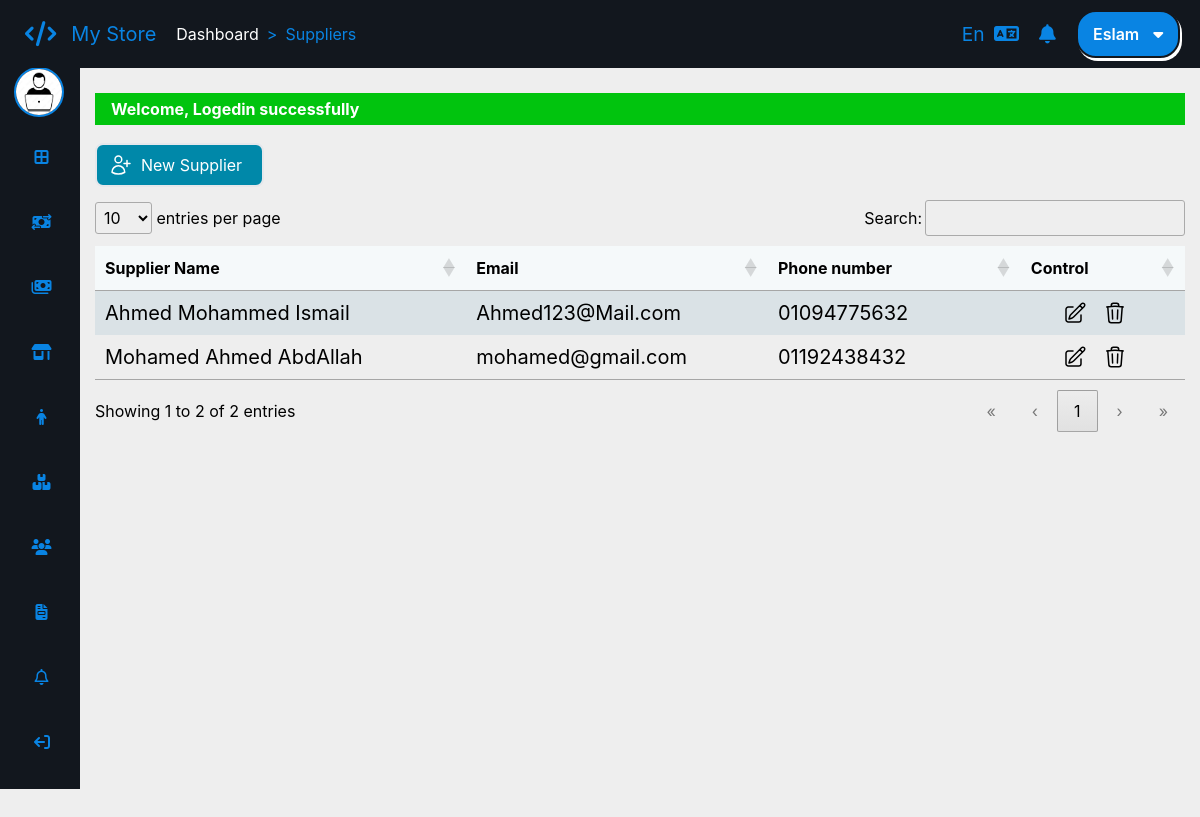
The page /suppliers/default (signed in) on the database its author committed.
### tables this page shows
CREATE TABLE `app_suppliers` (
  `SupplierId` int(10) UNSIGNED NOT NULL,
  `Name` varchar(40) NOT NULL,
  `NameAr` varchar(40) NOT NULL,
  `PhoneNumber` varchar(15) NOT NULL,
  `Email` varchar(40) NOT NULL,
  `Address` varchar(50) NOT NULL,
  `AddressAr` varchar(50) NOT NULL
);

### app/controllers/abstractcontroller.php (called while the page is built, shortened)
<?php
class AbstractController
{
    protected $_controller;
    protected $_action;
    protected $_data = [];
    protected $_template;
    protected $_registry;
    public function setRegistry($registry)
    {
        $this->_registry = $registry;
    }
    public function setController($controller)
    {
        $this->_controller = $controller;
    }
    public function setAction($action)
    {
        $this->_action = $action;
    }
    public function setTemplate($template)
    {
        $this->_template = $template;
    }
    protected function _view()
    {
        $view = VIEWS_PATH . $this->_controller . DS . $this->_action . '.view.php';
        $this->language->getDictionary();
        $this->_data = array_merge($this->_data, $this->language->getDictionary());
        $this->_template->setRegistry($this->_registry);
        $this->_template->setActionViewFile($view);
        $this->_template->setAppData($this->_data);
        $this->_template->renderApp();
    }
}

### app/controllers/supplierscontroller.php (called while the page is built, shortened)
<?php
class SuppliersController extends AbstractController
{
    public function defaultAction()
    {
        $this->_data['suppliers'] = SuppliersModel::getAll();
        $this->_view();
    }
}

### app/lib/frontcontroller.php (called while the page is built, shortened)
<?php
class FrontController
{
    private $_controller = 'index';
    private $_action = 'default';
    private $_params = array();
    private $_template;
    private $_registry;
    public function __construct(Template $template, Registry $registry, Authentication $auth)
    {
        $this->_template = $template;
        $this->_registry = $registry;
    }
    private function _parseUrl()
    {
        $url = explode("/", trim(parse_url($_SERVER['REQUEST_URI'], PHP_URL_PATH), '/'), 3);
        if (isset($url[0]) && $url[0] != '') {
            $this->_controller = $url[0];
        }
        if (isset($url[1]) && $url[1] != '') {
            $this->_action = $url[1];
        }
    }
    public function dispatch()
    {
        $actionName = $this->_action . 'Action';
        $controller = new $controllerClassName();
        $controller->setController($this->_controller);
        $controller->setAction($this->_action);
        $controller->setParams($this->_params);
        $controller->setTemplate($this->_template);
        $controller->setRegistry($this->_registry);
        $controller->$actionName();
    }
}

### public/index.php (called while the page is built, shortened)
<?php
require_once ".." . DIRECTORY_SEPARATOR . "app" . DIRECTORY_SEPARATOR . "lib" . DIRECTORY_SEPARATOR . "database" . DIRECTORY_SEPARATOR . "pdodatabase.php";
$session = new SessionManager();
$session->start();
$template_parts = require_once '..' . DS . 'app' . DS . 'config' . DS . 'templateconfig.php';
$template = new Template($template_parts);
$language = new Language();
$messgenger = Messenger::getInstance($session);
$authentication = Authentication::getInstance($session);
$notification = Notification::getInstance();
$registry = Registry::getInstance();
$registry->session = $session;
$registry->language = $language;
$registry->messenger = $messgenger;
$registry->notification = $notification;
$front = new FrontController($template, $registry, $authentication);
$front->dispatch();

### app/lib/sessionmanager.php (called while the page is built, shortened)
<?php
class SessionManager extends \SessionHandler
{
    public function __get($name)
    {
        return  false !== $_SESSION[$name] ? $_SESSION[$name] : false;
    }
}

### app/models/suppliersmodel.php (called while the page is built, shortened)
<?php
class SuppliersModel extends AbstractModel
{
    public function __get($prop)
    {
        return $this->$prop;
    }
}

### app/lib/database/databasehandler.php (called while the page is built, shortened)
<?php
abstract class DatabaseHandler
{
    public static function factory()
    {
        $driver = DATABASE_CONN_DRIVER;
        if ($driver === self::DATABASE_DRIVER_PDO) {
            return PDOabsHandler::getInstance();
        } elseif ($driver === self::DATABASE_DRIVER_MYSQLI) {
            return MYSQLIabsHandler::getInstance();
        }
    }
}

### app/lib/database/pdodatabase.php (called while the page is built, shortened)
<?php
class PDOabsHandler extends DatabaseHandler
{
    private static $_instance;
    private static $_handler;
    public function __call($name, $arguments)
    {
        return call_user_func_array([&self::$_handler, $name], $arguments);
    }
    protected static function ini()
    {
        try {
            self::$_handler = new \PDO('mysql://hostname=' . DATABASE_HOST_NAME . ";dbname=" . DATABASE_DB_NAME, DATABASE_USER_NAME, DATABASE_PASSWORD, [
                \PDO::MYSQL_ATTR_INIT_COMMAND => "SET NAMES UTF8",
                \PDO::ATTR_ERRMODE => \PDO::ERRMODE_EXCEPTION
            ]);
        } catch (\PDOException $exception) {
            echo $exception->getMessage();
        }
    }
    public static function getInstance()
    {
        if(self::$_instance === null) {
            self::$_instance = new self();
        }
        return self::$_instance;
    }
}

### app/models/abstractmodel.php (called while the page is built, shortened)
<?php
class AbstractModel
{
    protected static $tableName;
    protected static $tableSchema;
    public static function getAll()
    {
        $sql = "SELECT * FROM " . static::$tableName;
        $stmt = DatabaseHandler::factory()->prepare($sql);
        if ($stmt->execute() === true) {
            $result = $stmt->fetchAll(\PDO::FETCH_CLASS | \PDO::FETCH_PROPS_LATE, get_called_class(), array_keys(static::$tableSchema));
        }
        return is_array($result) && !empty($result) ? $result : false;
    }
}

### app/views/suppliers/default.view.php (the view, shortened to what this page needs)
<div class="<?= $this->session->lang == "en" ? "font-inter" : "font-zain text-xl" ?>">
    <a href="/suppliers/create" class="py-2 px-3 rounded-lg bg-[#0088a9] text-[#FFF] my-2 inline-block  hover:bg-[#FFF] hover:text-[#0088a9] border-2 hover:border-[#0088a9]">
        <div class="flex justify-center">
            <div class="mx-2">
                <?= $text_new_supplier ?>
            </div>
        </div>
    </a>
    <table class="<?= $this->session->lang == 'ar' ? $this->session->lang : null ?>" id="data">
        <thead>
            <tr>
                <th><?= $text_table_supplier_name ?></th>
                <th><?= $text_table_supplier_email ?></th>
                <th style="text-align: inherit;"><?= $text_table_supplier_phone_number ?></th>
                <th><?= $text_table_control ?></th>
            </tr>
        </thead>
        <tbody>
            <?php
            if (false !== $suppliers) {
                foreach ($suppliers as $supplier) {
            ?>
                    <tr>
                        <td class="text-xl"><?= $this->session->lang == 'en' ? $supplier->Name : $supplier->NameAr ?></td>
                        <td class="text-xl"><?= $supplier->Email ?></td>
                        <td class="text-xl" style="text-align: inherit;"><?= $supplier->PhoneNumber ?></td>
                        <td>
                            <div class="flex items-center justify-center ">
                                <div class="transition-all duration-100 ease-linear hover:text-[#0088a9] cursor-pointer">
                                    <a class="edit" href="/suppliers/edit/<?= $supplier->SupplierId ?>">
                                    </a>
                                </div>
                                <div class="transition-all duration-100 ease-linear hover:text-[#a90017] cursor-pointer mx-4">
                                    <a class="delete" href="/suppliers/delete/<?= $supplier->SupplierId ?>" onclick="if(!confirm('<?= $text_table_supplier_confirm_delete ?>')) return false;">
                                    </a>
                                </div>
                            </div>
                        </td>
                    </tr>
            <?php
                }
            }
            ?>
        </tbody>
    </table>
</div>

### app/lib/template/template.php (shortened to what this page needs)
<?php
class Template
{
    private $_templateParts;
    private $_action_view;
    private $_registry;
    public function __construct(array $parts)
    {
        $this->_templateParts = $parts;
    }
    public function setActionViewFile($actionViewPath)
    {
        $this->_action_view = $actionViewPath;
    }
    public function setRegistry($registry)
    {
        $this->_registry = $registry;
    }
    public function __get($key)
    {
        return $this->_registry->$key;
    }
    private function renderTemplateHeaderStart()
    {
        require_once TEMPLATE_PATH . 'templateheaderstart.php';
    }
    private function renderTemplateHeaderEnd()
    {
        require_once TEMPLATE_PATH . 'templateheaderend.php';
    }
    private function renderTemplateContentStart()
    {
        require_once TEMPLATE_PATH . 'templatecontentstart.php';
    }
    private function renderTemplateFooter()
    {
        require_once TEMPLATE_PATH . 'templatefooter.php';
    }
    private function renderWrapperStart()
    {
        require_once TEMPLATE_PATH . 'wrapperstart.php';
    }
    private function renderWrapperEnd()
    {
        require_once TEMPLATE_PATH . 'wrapperend.php';
    }
    private function renderTemplateBlocks()
    {
        if (!array_key_exists('template', $this->_templateParts)) {
            trigger_error("Sorry you have define the template blocks", E_USER_WARNING);
        } else {
            $parts = $this->_templateParts['template'];
            if (!empty($parts)) {
                foreach ($parts as $partKey => $file) {
                    if ($partKey === ':view') {
                        require_once $this->_action_view;
                    } else {
                        require_once $file;
                    }
                }
            }
        }
    }
    private function renderHeaderResources()
    {
        $output = '';
        if (!array_key_exists('header_resources', $this->_templateParts)) {
            trigger_error("Sorry you have define the template header resources", E_USER_WARNING);
        } else {
            $headerResources = $this->_templateParts['header_resources'];
            if (!empty($headerResources)) {
                $css = $headerResources['css'];
                if (!empty($css)) {
                    foreach ($css as $cssKry => $path) {
                        $output .= '<link rel="stylesheet" href="' . $path . '" />';
                    }
                }
                $js = $headerResources['js'];
                if (!empty($js)) {
                    foreach ($js as $jsKey => $path) {
                        $output .= '<script src="' . $path . '"></script>';
                    }
                }
            }
        }
        echo $output;
    }
    public function renderApp()
    {
        $this->renderHeaderResources();
        $this->renderTemplateBlocks();
    }
}

### public/css/styles.css (style rules this page uses)
:root { --main-background: #12171e; --main-text-color: #0984e3; }
* { margin: 0; padding: 0; box-sizing: border-box; font-family: "Inter"; }

### public/css/datatables.css (style rules this page uses)
:root { --dt-row-selected: 13, 110, 253; --dt-row-selected-text: 255, 255, 255; --dt-row-selected-link: 9, 10, 11; --dt-row-stripe: 0, 0, 0; --dt-row-hover: 0, 0, 0; --dt-column-ordering: 0, 0, 0; --dt-html-background: white; }
table.dataTable thead > tr > th.dt-orderable-asc, table.dataTable thead > tr > th.dt-orderable-desc, table.dataTable thead > tr > th.dt-ordering-asc, table.dataTable thead > tr > th.dt-ordering-desc, table.dataTable thead > tr > td.dt-orderable-asc, table.dataTable thead > tr > td.dt-orderable-desc, table.dataTable thead > tr > td.dt-ordering-asc, table.dataTable thead > tr > td.dt-ordering-desc { position: relative; padding-right: 30px; }
table.dataTable thead > tr > th.dt-orderable-asc, table.dataTable thead > tr > th.dt-orderable-desc, table.dataTable thead > tr > td.dt-orderable-asc, table.dataTable thead > tr > td.dt-orderable-desc { cursor: pointer; }
table.dataTable th, table.dataTable td { box-sizing: border-box; }
table.dataTable th.dt-type-numeric, table.dataTable th.dt-type-date, table.dataTable td.dt-type-numeric, table.dataTable td.dt-type-date { text-align: right; }
table.dataTable thead th, table.dataTable thead td, table.dataTable tfoot th, table.dataTable tfoot td { text-align: left; }
table.dataTable { width: 100%; margin: 0 auto; border-spacing: 0; }
table.dataTable thead th, table.dataTable tfoot th { font-weight: bold; }
table.dataTable > thead > tr > th, table.dataTable > thead > tr > td { padding: 10px; border-bottom: 1px solid rgba(0, 0, 0, 0.3); }
table.dataTable > tbody > tr { background-color: transparent; }
table.dataTable > tbody > tr:first-child > * { border-top: none; }
table.dataTable > tbody > tr:last-child > * { border-bottom: none; }
table.dataTable > tbody > tr > th, table.dataTable > tbody > tr > td { padding: 8px 10px; }
div.dt-container.dt-empty-footer tbody > tr:last-child > * { border-bottom: 1px solid rgba(0, 0, 0, 0.3); }

### public/css/input.css (style rules this page uses)
body { @apply bg-[#eee]; }
thead tr { background-color: #f5f9fa; }
tbody tr:nth-child(odd) { background-color: #dae2e6 !important; }
.dataTable { @apply !w-full transition-all duration-500 ease-in-out; }

### rows shown on the page
app_suppliers: Name "Ahmed Mohammed Ismail", Email "Ahmed123@Mail.com", PhoneNumber "01094775632"
app_suppliers: Name "Mohamed Ahmed AbdAllah", Email "mohamed@gmail.com", PhoneNumber "01192438432"

### other values the page prints
$message[0] "Welcome, Logedin successfully"
